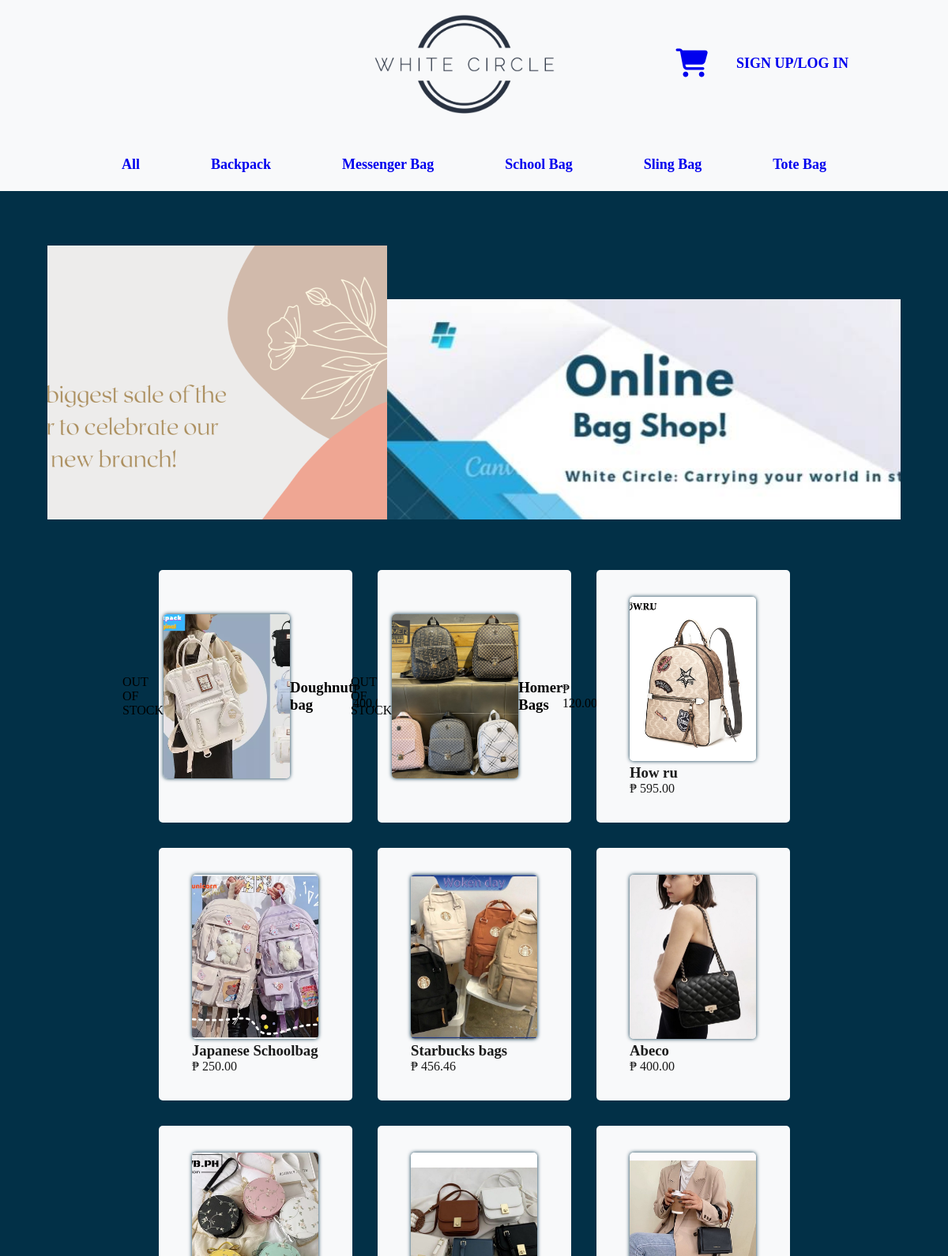
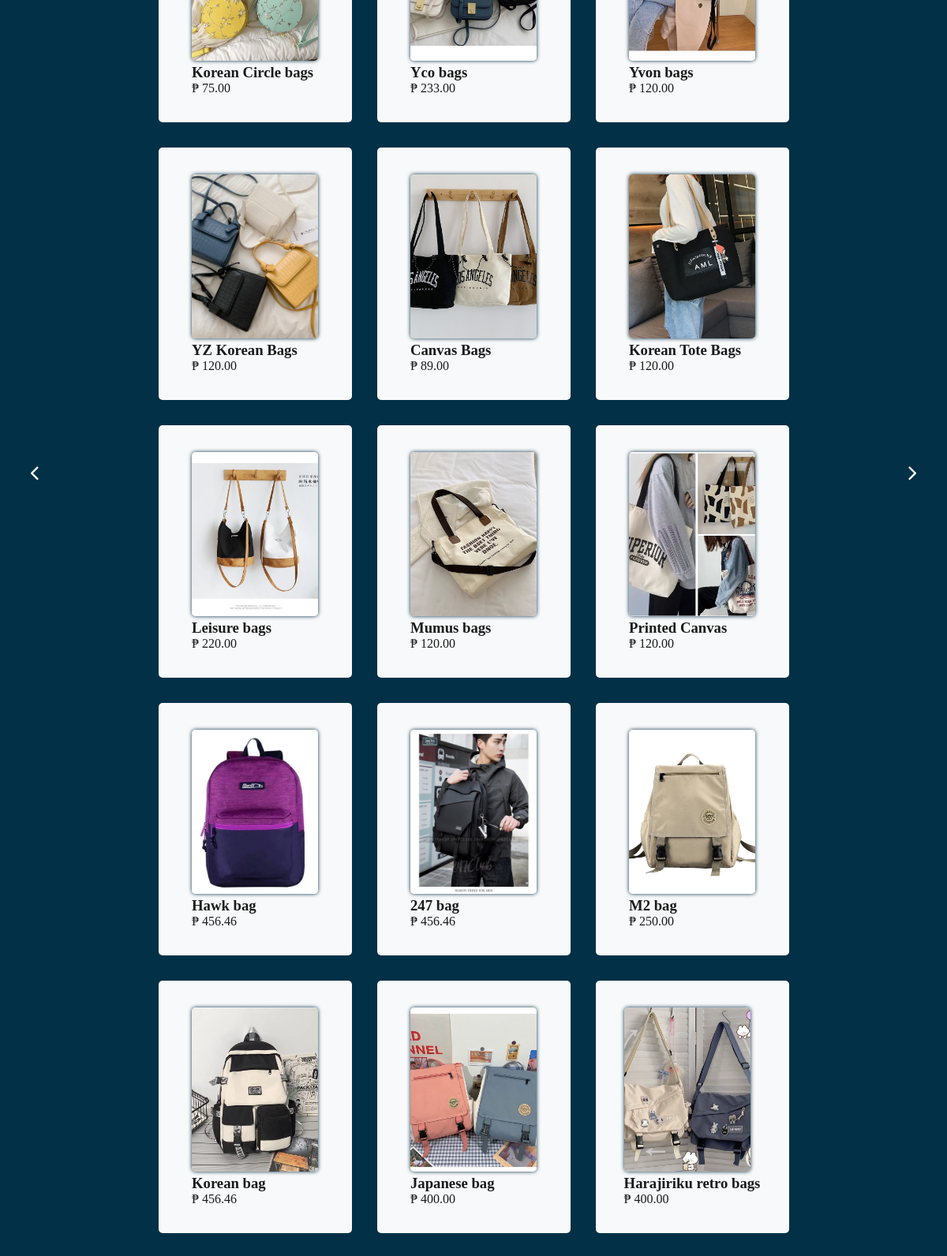
The page / (upper part) on the database its author committed (2 pictures, top to bottom).
### tables this page shows
CREATE TABLE `categories` (
  `Categories_ID` int(10) NOT NULL,
  `Categories_Name` varchar(45) NOT NULL,
  `create_time` timestamp NULL DEFAULT current_timestamp(),
  `update_time` timestamp NULL DEFAULT NULL
);

CREATE TABLE `products` (
  `Product_ID` int(10) NOT NULL,
  `Categories_ID` int(10) NOT NULL,
  `Product_Name` varchar(50) NOT NULL,
  `Product_Path` varchar(255) NOT NULL,
  `Product_Price` decimal(10,2) NOT NULL,
  `Product_Weight` decimal(10,2) NOT NULL,
  `Product_Thumbnail` varchar(100) NOT NULL,
  `Product_Stock` int(11) NOT NULL,
  `Product_Description` text NOT NULL,
  `create_time` timestamp NULL DEFAULT current_timestamp(),
  `update_time` timestamp NULL DEFAULT NULL
);

### Home.php (the view, shortened to what this page needs)
<?php
$sql = "SELECT * FROM products";
$query = $dbh->prepare($sql);
$query->execute();
$results = $query->fetchAll(PDO::FETCH_OBJ);
if ($query->rowCount() > 0) {
    foreach ($results as $result) {
        if ($result->Product_Stock == 0) {
            ?>
            <div class="product">
                <div class="outofstock">OUT OF STOCK</div>
                <img src="./src/SystemData/imgs/<?php echo $result->Product_Path . '/' . $result->Product_Thumbnail; ?>">
                <h3 class="name">
                    <?php echo $result->Product_Name; ?>
                </h3>
                <p class=" price">
                    ₱
                    <?php echo $result->Product_Price; ?>
                </p>
            </div>
        <?php } else { ?>
            <div class="product">
                <a href="./src/ProductItems.php?proid=<?php echo $result->Product_ID; ?>"
                    style="text-decoration: none; font-family: calibri; color: #1a1a1a;">
                    <img src="./src/SystemData/imgs/<?php echo $result->Product_Path . '/' . $result->Product_Thumbnail; ?>">
                    <h3 class="name">
                        <?php echo $result->Product_Name; ?>
                    </h3>
                    <p class=" price">
                        ₱
                        <?php echo $result->Product_Price; ?>
                    </p>
                </a>
            </div>
        <?php }
    }
} ?>

### src/SystemData/include/Nav/nav.php (shortened to what this page needs)
<ul>
    <li>
        <a href="./" style="text-decoration: none;">
            <span class="links_name">All</span>
        </a>
    </li>
    <?php
    $sql = "SELECT * FROM `categories`";
    $query = $dbh->prepare($sql);
    $query->execute();
    $results = $query->fetchAll(PDO::FETCH_OBJ);
    if ($query->rowCount() > 0) {
        foreach ($results as $result) {
            $Categories_Name = htmlentities($result->Categories_Name);
            $Categories_ID = htmlentities($result->Categories_ID);
            $url = "./?page=src/SystemData/include/Cat/&cat012={$Categories_ID}";
    ?>
            <li>
                <a href="<?php echo $url ?>" style="text-decoration: none;">
                    <span class="links_name">
                        <?php echo $Categories_Name ?>
                    </span>
                </a>
            </li>
    <?php
        }
    } else {
        echo "No categories found.";
    }
    ?>
</ul>

### asset/style/index.css (style rules this page uses)
* { margin: 0; padding: 0; box-sizing: border-box; }
body { margin: 0; width: 100%; height: auto; background-color: #023047; overflow: auto; }

### asset/style/header.css (style rules this page uses)
.header-nav ul { display: inline-flex; list-style-type: none; column-gap: 5em; }

### asset/style/item.css (style rules this page uses)
.product { background-color: #f8f9fa; margin: 1em; height: 320px; width: 245px; border-radius: 5px; display: flex; justify-content: center; align-items: center; }
.product img { height: 13em; width: 10em; border-radius: 5px; object-fit: cover; box-shadow: 0px 0px 5px 0px #023047; }

### rows shown on the page
categories: Categories_Name "Backpack"
categories: Categories_Name "Messenger Bag"
categories: Categories_Name "School Bag"
categories: Categories_Name "Sling Bag"
categories: Categories_Name "Tote Bag"
products: Product_Path+Product_Thumbnail (picture), Product_Name "Doughnut bag", Product_Price "400.00"
products: Product_Path+Product_Thumbnail (picture), Product_Name "Homer Bags", Product_Price "120.00"
products: Product_Path+Product_Thumbnail (picture), Product_Name "How ru", Product_Price "595.00"
products: Product_Path+Product_Thumbnail (picture), Product_Name "Japanese Schoolbag", Product_Price "250.00"
products: Product_Path+Product_Thumbnail (picture), Product_Name "Starbucks bags", Product_Price "456.46"
products: Product_Path+Product_Thumbnail (picture), Product_Name "Abeco", Product_Price "400.00"
products: Product_Path+Product_Thumbnail (picture), Product_Name "Korean Circle bags", Product_Price "75.00"
products: Product_Path+Product_Thumbnail (picture), Product_Name "Yco bags", Product_Price "233.00"
products: Product_Path+Product_Thumbnail (picture), Product_Name "Yvon bags", Product_Price "120.00"
products: Product_Path+Product_Thumbnail (picture), Product_Name "YZ Korean Bags", Product_Price "120.00"
products: Product_Path+Product_Thumbnail (picture), Product_Name "Canvas Bags", Product_Price "89.00"
products: Product_Path+Product_Thumbnail (picture), Product_Name "Korean Tote Bags", Product_Price "120.00"
products: Product_Path+Product_Thumbnail (picture), Product_Name "Leisure bags", Product_Price "220.00"
products: Product_Path+Product_Thumbnail (picture), Product_Name "Mumus bags", Product_Price "120.00"
products: Product_Path+Product_Thumbnail (picture), Product_Name "Printed Canvas", Product_Price "120.00"
products: Product_Path+Product_Thumbnail (picture), Product_Name "Hawk bag", Product_Price "456.46"
products: Product_Path+Product_Thumbnail (picture), Product_Name "247 bag", Product_Price "456.46"
products: Product_Path+Product_Thumbnail (picture), Product_Name "M2 bag", Product_Price "250.00"
products: Product_Path+Product_Thumbnail (picture), Product_Name "Korean bag", Product_Price "456.46"
products: Product_Path+Product_Thumbnail (picture), Product_Name "Japanese bag", Product_Price "400.00"
products: Product_Path+Product_Thumbnail (picture), Product_Name "Harajiriku retro bags", Product_Price "400.00"
